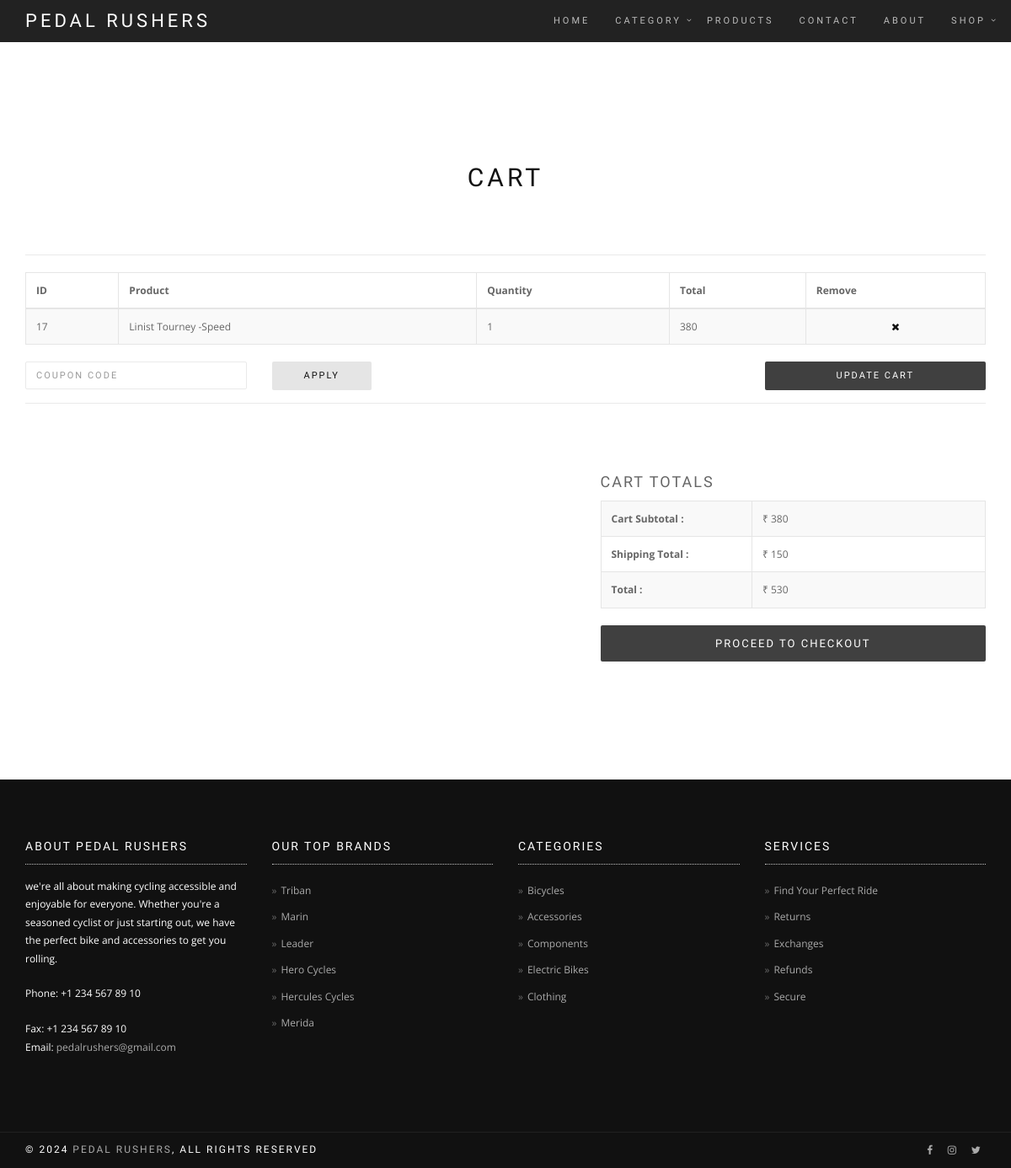
The app's page /Cart_page (signed in), older data.
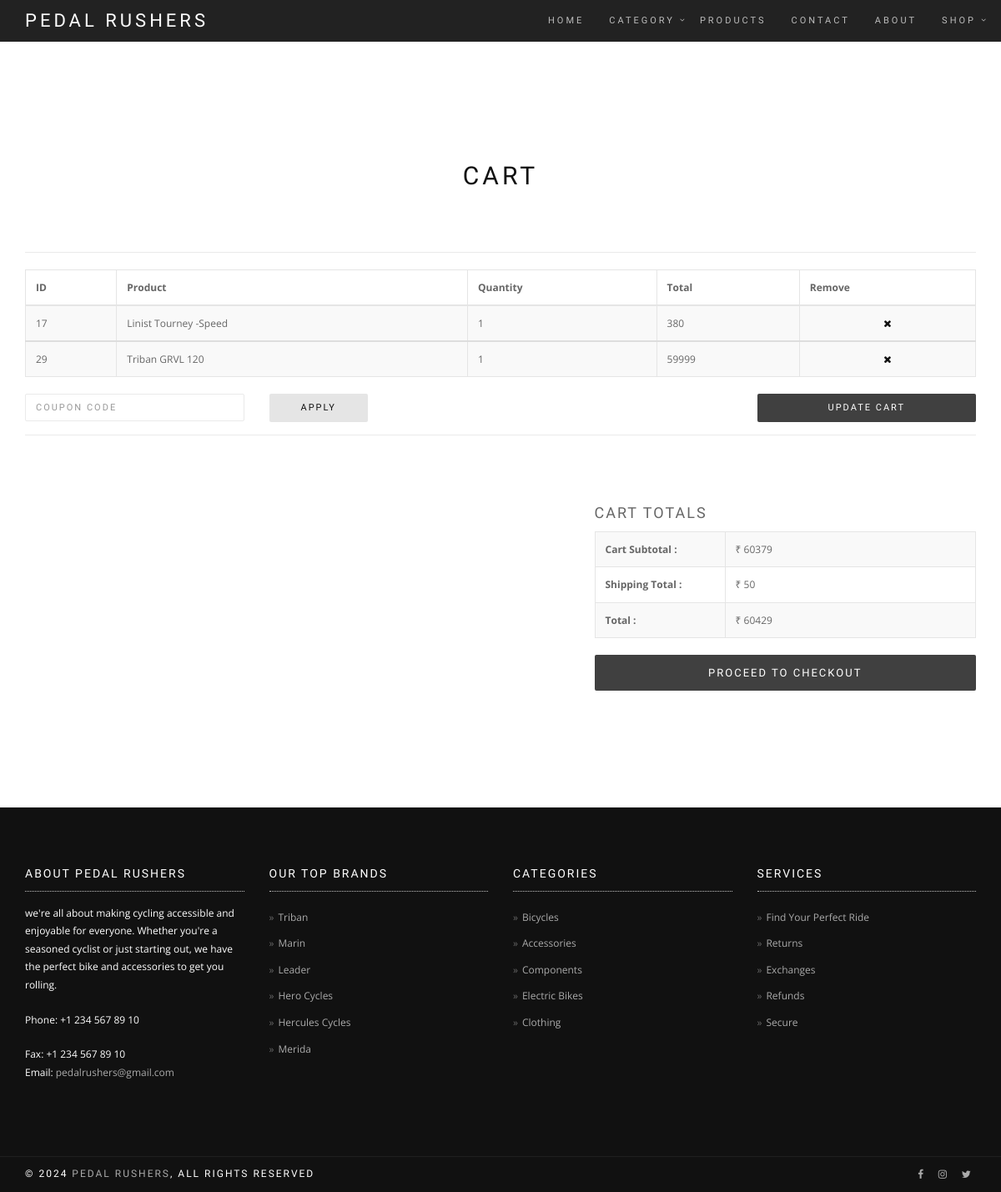
The same page, newer data.
### WebApp/models.py (models this page shows)
class CartDB(models.Model):
    Username = models.CharField(max_length=100,null=True,blank=True)
    Product = models.CharField(max_length=100,null=True,blank=True)
    Quantity = models.IntegerField(null=True,blank=True)
    Total_Price = models.IntegerField(null=True,blank=True)

### Backend/models.py (models this page shows)
class PedalRushersDB(models.Model):
    Category_PD = models.CharField(max_length=100,null=True,blank=True)
    Description_PD = models.CharField(max_length=200,null=True,blank=True)
    Image_PD = models.ImageField(upload_to="PedalRushers_Images",null=True,blank=True)

### WebApp/views.py (the view)
# urls.py: path('Cart_page',views.Cart_page,name="Cart_page"),
def Cart_page(req):
    cat = PedalRushersDB.objects.all()
    try:
        data = CartDB.objects.filter(Username=req.session['Username'])
        sub_total = 0
        shipping_charge = 0
        total = 0
        for x in data:
            sub_total += x.Total_Price
            if sub_total >= 10000:
                shipping_charge = 50
            elif sub_total>= 5000:
                shipping_charge = 100
            elif sub_total >= 1000:
                shipping_charge = 130
            else:
                shipping_charge = 150
            total =sub_total+shipping_charge
        return render(req,"Cart.html",{'cat':cat,'data':data,'sub_total':sub_total,'total':total,'shipping_charge':shipping_charge})
    except KeyError:
        messages.warning(req,"Please log in to your account to access this feature")
        return redirect(Home_page)

### WebApp/templates/Cart.html (shortened to what the changed rows need)
<!DOCTYPE html>
{% load static %}
<html lang="en-US" dir="ltr">
   <head>
    <link href="{% static 'webstyle/assets/lib/bootstrap/dist/css/bootstrap.min.css' %}" rel="stylesheet">
    <link href="{% static 'webstyle/assets/lib/animate.css/animate.css' %}" rel="stylesheet">
    <link href="{% static 'webstyle/assets/lib/components-font-awesome/css/font-awesome.min.css' %}" rel="stylesheet">
    <link href="{% static 'webstyle/assets/lib/et-line-font/et-line-font.css' %}" rel="stylesheet">
    <link href="{% static 'webstyle/assets/lib/flexslider/flexslider.css' %}" rel="stylesheet">
    <link href="{% static 'webstyle/assets/lib/owl.carousel/dist/assets/owl.carousel.min.css' %}" rel="stylesheet">
    <link href="{% static 'webstyle/assets/lib/owl.carousel/dist/assets/owl.theme.default.min.css' %}" rel="stylesheet">
    <link href="{% static 'webstyle/assets/lib/magnific-popup/dist/magnific-popup.css' %}" rel="stylesheet">
    <link href="{% static 'webstyle/assets/lib/simple-text-rotator/simpletextrotator.css' %}" rel="stylesheet">
    <link href="{% static 'webstyle/assets/css/style.css' %}" rel="stylesheet">
    <link id="color-scheme" href="{% static 'webstyle/assets/css/colors/default.css' %}" rel="stylesheet">
  </head>
  <body data-spy="scroll" data-target=".onpage-navigation" data-offset="60">
    <main>
      <div class="main">
        <section class="module">
          <div class="container">
            <div class="row">
              <div class="col-sm-6 col-sm-offset-3">
                <h1 class="module-title font-alt">Cart</h1>
              </div>
            </div>
            <div class="row">
              <div class="col-sm-12">
                <table class="table table-striped table-border checkout-table">
                  <thead>
                    <tr>
                      <th>ID</th>
                      <th>Product</th>
                      <th>Quantity</th>
                      <th>Total</th>
                      <th>Remove</th>
                    </tr>
                  </thead>
                  {% for x in data %}
                  <tbody>
                  <tr>
                    <td>{{x.id}}</td>
                    <td>{{x.Product}}</td>
                    <td>{{x.Quantity}}</td>
                    <td>{{x.Total_Price}}</td>
                    <td class="pr-remove"><a href="{% url 'Delete_cart_item' cartid=x.id %}" title="Remove"><i class="fa fa-times"></i></a></td>
                  </tr>
                {% endfor %}
                  </tbody>
                </table>
              </div>
            </div>
            <div class="row mt-70">
              <div class="col-sm-5 col-sm-offset-7">
                <div class="shop-Cart-totalbox">
                  <table class="table table-striped table-border checkout-table">
                    <tbody>
                      <tr>
                        <th>Cart Subtotal :</th>
                        <td>₹ {{sub_total}}</td>
                      </tr>
                      <tr>
                        <th>Shipping Total :</th>
                        <td>₹ {{shipping_charge}}</td>
                      </tr>
                      <tr class="shop-Cart-totalprice">
                        <th>Total :</th>
                        <td>₹ {{total}}</td>
                      </tr>
                    </tbody>
                  </table>
                </div>
              </div>
            </div>
          </div>
        </section>
      <div class="module-small bg-dark">
          <div class="container">
            <div class="row">
              <div class="col-sm-3">
                <div class="widget">
                    {% for c in cat %}
                  <ul class="icon-list">
                    <li><a href="{% url 'Sub_Filtered_product' sub_name=c.Category_PD %}">{{c.Category_PD}}</a></li>
                  </ul>
                  {% endfor %}
                </div>
              </div>
            </div>
          </div>
        </div>
      </div>
    </main>
  </body>
</html>

Row changes from the older to the newer data that the page shows:
added CartDB: id "29", Product "Triban GRVL 120", Quantity "1", Total_Price "59999"
Text that changed along with them:
{{ sub_total }}: "380" → "60379"
{{ shipping_charge }}: "150" → "50"
{{ total }}: "530" → "60429"
